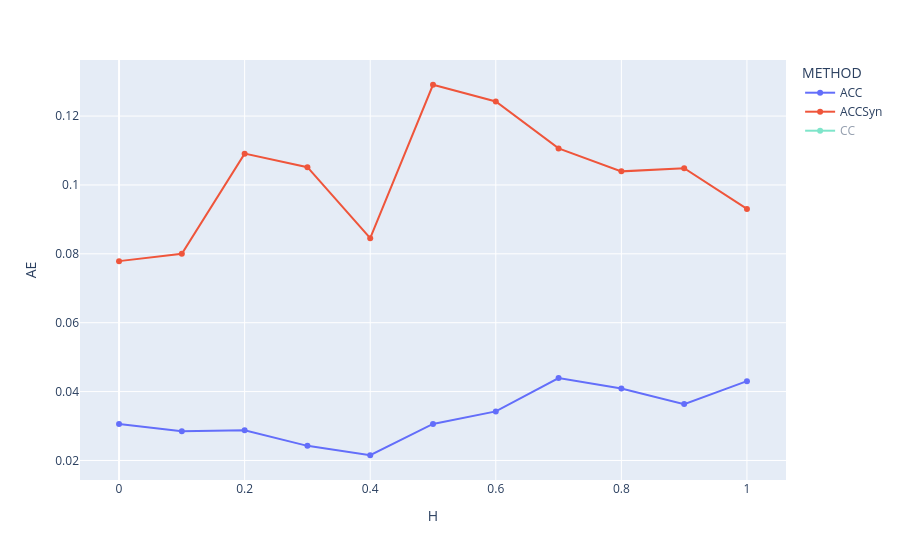

Notebook code cell kept with this figure:
### Code cell
# prompt: from grouped plot a line plot where H as x axis and AE as y axis grouped by Qnt

import plotly.express as px

grouped = results_df.groupby(['METHOD', 'H']).agg({'AE': 'mean'}).reset_index()

# Assuming 're' DataFrame is already defined as in your provided code.
# If not, replace this with the actual creation of the 're' DataFrame.

# Grouped results, calculating the mean of 'AE' for each combination of 'Qnt' and 'H'
#grouped = re.groupby(['Qnt', 'H']).agg({'AE': 'mean'}).reset_index()

# Create the grouped line plot
fig = px.line(grouped, x="H", y="AE", color="METHOD", markers=True)

# Update the visibility of traces to show only ACC and ACCSyn initially
for trace in fig.data:
    if trace.name not in ["ACC", "ACCSyn"]:
        trace.visible = "legendonly"

fig.show()

### Figure 1 — Plotly figure (JSON) as saved in the notebook; plotly's stock layout.template omitted (floating-point values rounded to 4 significant figures)
{"data": [{"hovertemplate": "METHOD=ACC<br>H=%{x}<br>AE=%{y}<extra></extra>", "legendgroup": "ACC", "line": {"color": "#636efa", "dash": "solid"}, "marker": {"symbol": "circle"}, "mode": "lines+markers", "name": "ACC", "orientation": "v", "showlegend": true, "type": "scatter", "x": [0.0, 0.1, 0.2, 0.3, 0.4, 0.5, 0.6, 0.7, 0.8, 0.9, 1.0], "xaxis": "x", "y": [0.03061, 0.02848, 0.02879, 0.02424, 0.02152, 0.03061, 0.03424, 0.04394, 0.04091, 0.03636, 0.04303], "yaxis": "y"}, {"hovertemplate": "METHOD=ACCSyn<br>H=%{x}<br>AE=%{y}<extra></extra>", "legendgroup": "ACCSyn", "line": {"color": "#EF553B", "dash": "solid"}, "marker": {"symbol": "circle"}, "mode": "lines+markers", "name": "ACCSyn", "orientation": "v", "showlegend": true, "type": "scatter", "x": [0.0, 0.1, 0.2, 0.3, 0.4, 0.5, 0.6, 0.7, 0.8, 0.9, 1.0], "xaxis": "x", "y": [0.07788, 0.08, 0.1091, 0.1052, 0.08455, 0.1291, 0.1242, 0.1106, 0.1039, 0.1048, 0.09303], "yaxis": "y"}, {"hovertemplate": "METHOD=CC<br>H=%{x}<br>AE=%{y}<extra></extra>", "legendgroup": "CC", "line": {"color": "#00cc96", "dash": "solid"}, "marker": {"symbol": "circle"}, "mode": "lines+markers", "name": "CC", "orientation": "v", "showlegend": true, "type": "scatter", "visible": "legendonly", "x": [0.0, 0.1, 0.2, 0.3, 0.4, 0.5, 0.6, 0.7, 0.8, 0.9, 1.0], "xaxis": "x", "y": [0.04879, 0.04303, 0.04879, 0.04394, 0.05, 0.04606, 0.05545, 0.06182, 0.05848, 0.06364, 0.05485], "yaxis": "y"}], "layout": {"legend": {"title": {"text": "METHOD"}, "tracegroupgap": 0}, "margin": {"t": 60}, "xaxis": {"anchor": "y", "domain": [0, 1], "title": {"text": "H"}}, "yaxis": {"anchor": "x", "domain": [0, 1], "title": {"text": "AE"}}}}
